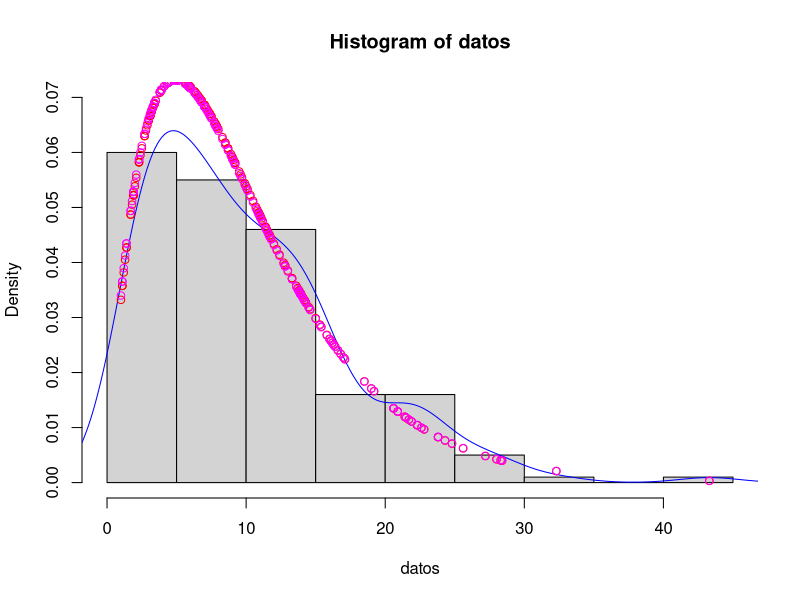

Write the R code that produced this figure.
# Ejercicio 1

# Cantidad de lluvia (mm) que cae en una tormenta es una v.a. con distribucion Gamma(alpha,lambda)
# Se seleccionan al azar 200 tormentas, datos en tormentas.txt

datos <- scan('tormenta.txt')

# a)

alpha_emm <- mean(datos)^2 / ( mean(datos^2) - mean(datos)^2 )
lambda_emm <- mean(datos) / ( mean(datos^2) - mean(datos)^2 )

library(MASS)
values_emv <- fitdistr(datos, 'gamma')
values_emv
alpha_emv <- 1.9615040
lambda_emv <- 0.19548582

# b)
# P(X) > 20 (mm)

paste('P(X) > 20 =(emv)' ,1 - pgamma(20, shape = alpha_emv, rate = lambda_emv) )
paste('P(X) > 20 =(emm)' ,1 - pgamma(20, shape = alpha_emm, rate = lambda_emm) )

hist(datos, probability = TRUE, ylim = c(0,0.07))
lines(density(datos), col = 'blue')
points(datos,dgamma(datos,alpha_emm,lambda_emm), col = 'red')
points(datos,dgamma(datos,alpha_emv,lambda_emv), col = 'magenta')

# Ejercicio 2

# fX(x,θ) = (θ^4)*x*exp(−x*θ^2)*I{x > 0}, θ > 0

# fY(y,θ)= 2y/θ^2I{0<y<θ}, θ>0

# a) Estimadores de maxima verosimilitud (hecho en papel)

# θx = sqrt(2n/sum(xi)), i = 1,...,n
# θy = max(yi) i=1,...,n

# E(X) = 2 / θ^2
# E(Y) = 2θ/3

datos_a <- c(1.49, 1.12, 1.08, 0.65, 0.98, 0.86, 0.37, 0.41, 0.91, 0.85,
0.25, 0.78, 0.30, 1.41, 0.18, 0.52, 0.40, 0.69, 0.73, 0.81)

datos_b <- c(1.32, 0.59, 1.41, 1.15, 0.34, 1.16, 1.29, 1.25, 1.18, 0.27,
1.31, 0.96, 0.57, 0.66, 0.67, 1.34, 0.47, 1.07, 1.13, 0.25)

theta_A <- sqrt( 2*length(datos_a) / sum(datos_a))
theta_B <- max(datos_b)

# Basados en el estimador de maxima verosimilitud

paste('Tiempo esperado de respuesta para el servidor A', 2/theta_A^2)

paste('Tiempo esperado de respuesta para el servidor B', 2*theta_B/3)

# Ejercicio 3

# a) y b) en papel

# c)

# i)

unif_datos <- runif(10,0,1)

theta_emv <- max(unif_datos)
theta_emm <- 2*mean(unif_datos)

verif_emv <- abs(theta_emv-1) < 0.01
verif_emm <- abs(theta_emm-1) < 0.01

pmom <- rep(0,1000)
pemv <- rep(0,1000)
for (i in 1:1000){
  temp_datos <- runif(10,0,1)
  pmom[i] <- 2*mean(temp_datos)
  pemv[i] <- max(temp_datos)
}

pmom_bool <- abs(pmom-1) < 0.01
pemv_bool <- abs(pemv-1) < 0.01

prob_mom <- mean(pmom_bool)
prob_emv <- mean(pemv_bool)

prob_mom
prob_emv
# ii)

# n = 100

pmom2 <- rep(0,1000)
pemv2 <- rep(0,1000)
for (i in 1:1000){
  temp_datos <- runif(100,0,1)
  pmom2[i] <- 2*mean(temp_datos)
  pemv2[i] <- max(temp_datos)
}

pmom_bool2 <- abs(pmom2-1) < 0.01
pemv_bool2 <- abs(pemv2-1) < 0.01

prob_mom2 <- mean(pmom_bool2)
prob_emv2 <- mean(pemv_bool2)

prob_mom2
prob_emv2

# n = 500

pmom3 <- rep(0,1000)
pemv3 <- rep(0,1000)
for (i in 1:1000){
  temp_datos <- runif(500,0,1)
  pmom3[i] <- 2*mean(temp_datos)
  pemv3[i] <- max(temp_datos)
}

pmom_bool3 <- abs(pmom3-1) < 0.01
pemv_bool3 <- abs(pemv3-1) < 0.01

prob_mom3 <- mean(pmom_bool3)
prob_emv3 <- mean(pemv_bool3)

prob_mom3
prob_emv3

# n = 1000

pmom4 <- rep(0,1000)
pemv4 <- rep(0,1000)
for (i in 1:1000){
  temp_datos <- runif(1000,0,1)
  pmom4[i] <- 2*mean(temp_datos)
  pemv4[i] <- max(temp_datos)
}

pmom_bool4 <- abs(pmom4-1) < 0.01
pemv_bool4 <- abs(pemv4-1) < 0.01

prob_mom4 <- mean(pmom_bool4)
prob_emv4 <- mean(pemv_bool4)

prob_mom4
prob_emv4

# analogo con n = 2000, 5000, 10000, 100000

# A medida que aumenta n, la probabilidad es cada vez mejor (tiende a 1), pero el EMV posee una proba mayor,
# i.e. el estimador de maxima verosimilitud es mejor, pues converge mas rapido al valor real

# Ejercicio 5

# Ejercicio 6

